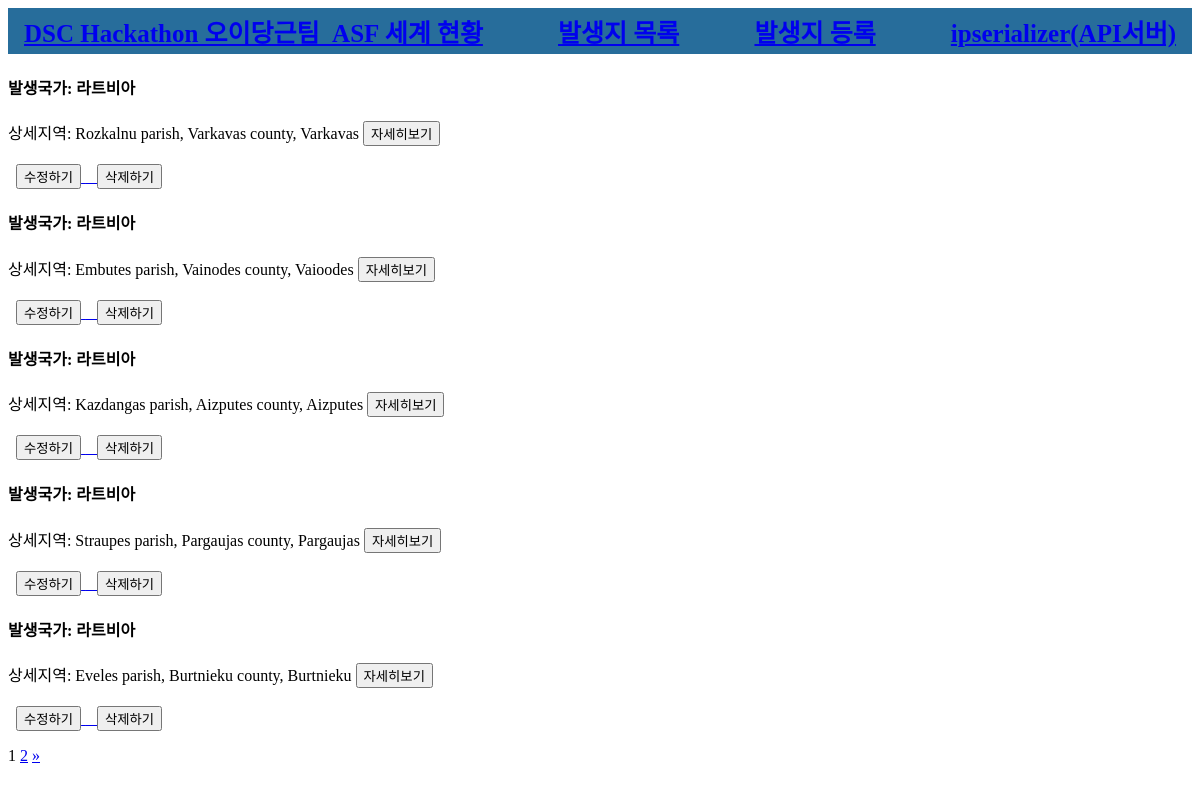
/first/list/, run on an earlier commit of the app's database.
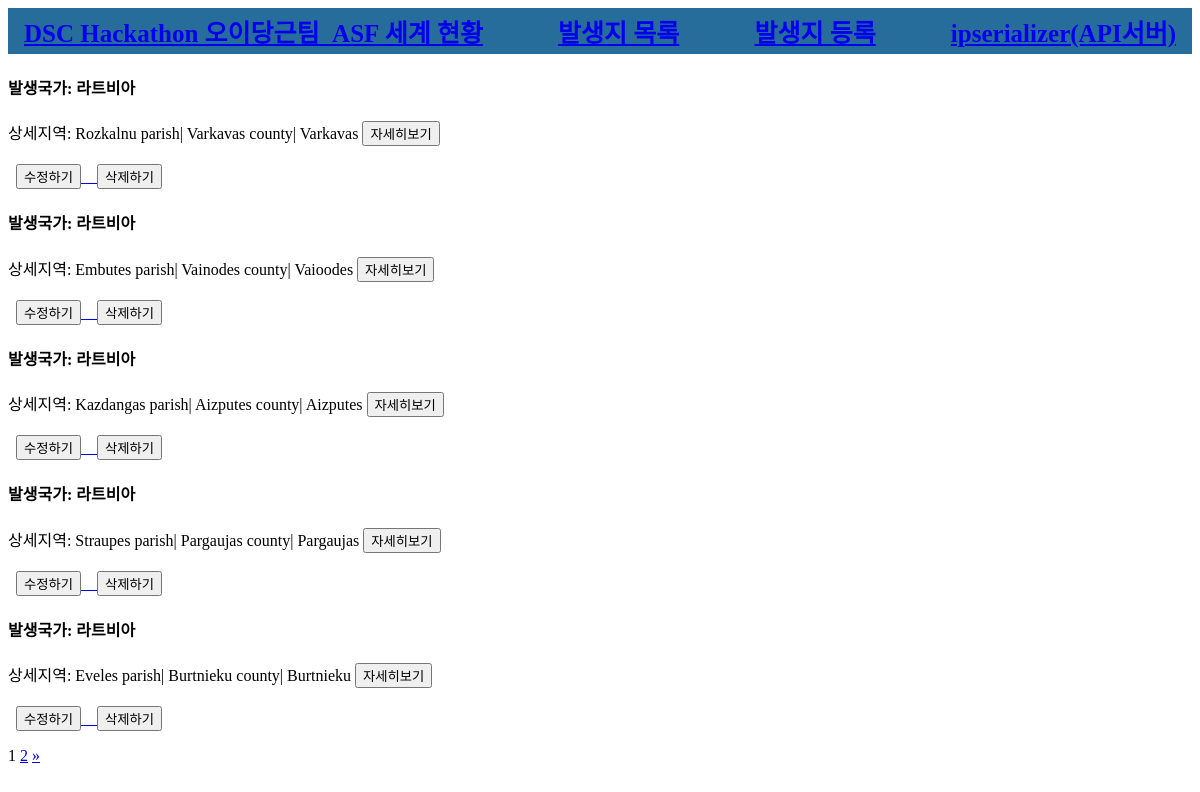
And on a later commit of the database.
### first/models.py (models this page shows)
class InfectedPlace(models.Model):
    name = models.CharField(max_length=30, null=True, blank=True)
    address = models.CharField(max_length=200, null=True, blank=True)
    lat = models.DecimalField(max_digits=20, decimal_places=16)
    lng = models.DecimalField(max_digits=20, decimal_places=16)
    happened_at = models.CharField(max_length=30, null=True, blank=True)
    reported2oie_at = models.DateTimeField(null=True, blank=True)
    memo = models.TextField(null=True, blank=True)
    password = models.CharField(max_length=10, null=True, blank=True)
    created_at = models.DateTimeField(auto_now_add=True, null=True)
    updated_at = models.DateTimeField(auto_now=True, null=True)

### first/views.py (the view)
# urls.py: path('first/list/', views.list, name='list'),
def list(request):
    theinfectedplace = InfectedPlace.objects.all()
    paginator = Paginator(theinfectedplace, 5)
    page = request.GET.get('page')
    items = paginator.get_page(page)
    context = {
        'infectedplace': items
    }
    return render(request, 'first/list.html', context)

### first/templates/first/list.html (shortened to what this page needs)
{% extends 'first/base.html' %}
{% load static %}
{% block content %}
<head>
</head>
<body>
    {% for item in infectedplace %}
    <div>
        <h4>발생국가: {{ item.name }}</h4>
<p>
            상세지역: {{ item.address }}
            <a href="{% url 'infectedplace-detail' id=item.id %}" class="card-link"><button class="btn btn-danger">자세히보기</button></a>
            <br><br>&nbsp;
            <a href="{% url 'infectedplace-update' id=item.id %}">
            <button class="btn btn-danger">수정하기</button>
            <a href="{% url 'infectedplace-delete' id=item.id %}">
            <button class="btn btn-danger">삭제하기</button>
            </a>
        </p>
    </div>
    {% endfor %}
    <div class="row">
        <div class="col-sm-12 text-center">
            <div class="pagination">
                <span class="step-links text-center" style="width:100%;">
                    <span class="current">
                        {{ infectedplace.number }}
                    </span>
                    {% if infectedplace.has_next %}
                        <a href="?page={{ infectedplace.next_page_number }}">{{ infectedplace.next_page_number }}</a>
                        <a href="?page={{ infectedplace.paginator.num_pages }}">&raquo;</a>
                    {% endif %}
            </div>
        </div>
    </div>
</body>
</html>
{% endblock %}

What changed in the data, as far as the page shows it:
changed InfectedPlace: address "Rozkalnu parish, Varkavas county, Varkavas" → "Rozkalnu parish| Varkavas county| Varkavas"
changed InfectedPlace: address "Embutes parish, Vainodes county, Vaioodes" → "Embutes parish| Vainodes county| Vaioodes"
changed InfectedPlace: address "Kazdangas parish, Aizputes county, Aizputes" → "Kazdangas parish| Aizputes county| Aizputes"
changed InfectedPlace: address "Straupes parish, Pargaujas county, Pargaujas" → "Straupes parish| Pargaujas county| Pargaujas"
changed InfectedPlace: address "Eveles parish, Burtnieku county, Burtnieku" → "Eveles parish| Burtnieku county| Burtnieku"
